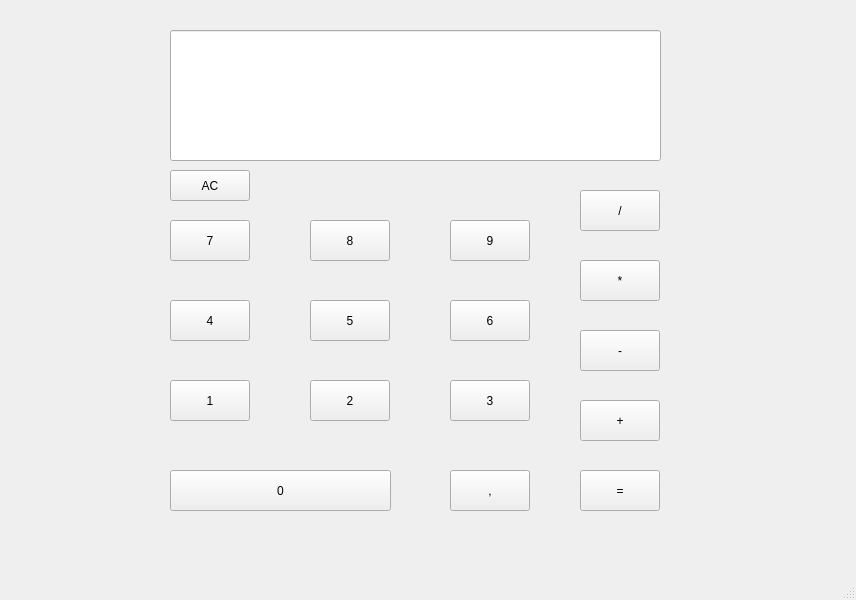
<?xml version="1.0" encoding="UTF-8"?>
<ui version="4.0">
 <class>MainWindow</class>
 <widget class="QMainWindow" name="MainWindow">
  <property name="geometry">
   <rect>
    <x>0</x>
    <y>0</y>
    <width>856</width>
    <height>600</height>
   </rect>
  </property>
  <property name="windowTitle">
   <string>MainWindow</string>
  </property>
  <widget class="QWidget" name="centralwidget">
   <widget class="QLineEdit" name="result_window">
    <property name="geometry">
     <rect>
      <x>170</x>
      <y>30</y>
      <width>491</width>
      <height>131</height>
     </rect>
    </property>
    <property name="font">
     <font>
      <pointsize>11</pointsize>
     </font>
    </property>
    <property name="readOnly">
     <bool>true</bool>
    </property>
   </widget>
   <widget class="QPushButton" name="button_7">
    <property name="geometry">
     <rect>
      <x>170</x>
      <y>220</y>
      <width>80</width>
      <height>41</height>
     </rect>
    </property>
    <property name="text">
     <string>7</string>
    </property>
   </widget>
   <widget class="QPushButton" name="button_8">
    <property name="geometry">
     <rect>
      <x>310</x>
      <y>220</y>
      <width>80</width>
      <height>41</height>
     </rect>
    </property>
    <property name="text">
     <string>8</string>
    </property>
   </widget>
   <widget class="QPushButton" name="button_9">
    <property name="geometry">
     <rect>
      <x>450</x>
      <y>220</y>
      <width>80</width>
      <height>41</height>
     </rect>
    </property>
    <property name="text">
     <string>9</string>
    </property>
   </widget>
   <widget class="QPushButton" name="button_4">
    <property name="geometry">
     <rect>
      <x>170</x>
      <y>300</y>
      <width>80</width>
      <height>41</height>
     </rect>
    </property>
    <property name="text">
     <string>4</string>
    </property>
   </widget>
   <widget class="QPushButton" name="button_5">
    <property name="geometry">
     <rect>
      <x>310</x>
      <y>300</y>
      <width>80</width>
      <height>41</height>
     </rect>
    </property>
    <property name="text">
     <string>5</string>
    </property>
   </widget>
   <widget class="QPushButton" name="button_6">
    <property name="geometry">
     <rect>
      <x>450</x>
      <y>300</y>
      <width>80</width>
      <height>41</height>
     </rect>
    </property>
    <property name="text">
     <string>6</string>
    </property>
   </widget>
   <widget class="QPushButton" name="button_1">
    <property name="geometry">
     <rect>
      <x>170</x>
      <y>380</y>
      <width>80</width>
      <height>41</height>
     </rect>
    </property>
    <property name="text">
     <string>1</string>
    </property>
   </widget>
   <widget class="QPushButton" name="button_2">
    <property name="geometry">
     <rect>
      <x>310</x>
      <y>380</y>
      <width>80</width>
      <height>41</height>
     </rect>
    </property>
    <property name="text">
     <string>2</string>
    </property>
   </widget>
   <widget class="QPushButton" name="button_3">
    <property name="geometry">
     <rect>
      <x>450</x>
      <y>380</y>
      <width>80</width>
      <height>41</height>
     </rect>
    </property>
    <property name="text">
     <string>3</string>
    </property>
   </widget>
   <widget class="QPushButton" name="button_0">
    <property name="geometry">
     <rect>
      <x>170</x>
      <y>470</y>
      <width>221</width>
      <height>41</height>
     </rect>
    </property>
    <property name="text">
     <string>0</string>
    </property>
   </widget>
   <widget class="QPushButton" name="button_comma">
    <property name="geometry">
     <rect>
      <x>450</x>
      <y>470</y>
      <width>80</width>
      <height>41</height>
     </rect>
    </property>
    <property name="text">
     <string>,</string>
    </property>
   </widget>
   <widget class="QPushButton" name="button_plus">
    <property name="geometry">
     <rect>
      <x>580</x>
      <y>400</y>
      <width>80</width>
      <height>41</height>
     </rect>
    </property>
    <property name="text">
     <string>+</string>
    </property>
   </widget>
   <widget class="QPushButton" name="button_minus">
    <property name="geometry">
     <rect>
      <x>580</x>
      <y>330</y>
      <width>80</width>
      <height>41</height>
     </rect>
    </property>
    <property name="text">
     <string>-</string>
    </property>
   </widget>
   <widget class="QPushButton" name="button_multiply">
    <property name="geometry">
     <rect>
      <x>580</x>
      <y>260</y>
      <width>80</width>
      <height>41</height>
     </rect>
    </property>
    <property name="text">
     <string>*</string>
    </property>
   </widget>
   <widget class="QPushButton" name="button_divison">
    <property name="geometry">
     <rect>
      <x>580</x>
      <y>190</y>
      <width>80</width>
      <height>41</height>
     </rect>
    </property>
    <property name="text">
     <string>/</string>
    </property>
   </widget>
   <widget class="QPushButton" name="button_equals">
    <property name="geometry">
     <rect>
      <x>580</x>
      <y>470</y>
      <width>80</width>
      <height>41</height>
     </rect>
    </property>
    <property name="text">
     <string>=</string>
    </property>
   </widget>
   <widget class="QPushButton" name="button_clear">
    <property name="geometry">
     <rect>
      <x>170</x>
      <y>170</y>
      <width>80</width>
      <height>31</height>
     </rect>
    </property>
    <property name="text">
     <string>AC</string>
    </property>
   </widget>
  </widget>
  <widget class="QMenuBar" name="menubar">
   <property name="geometry">
    <rect>
     <x>0</x>
     <y>0</y>
     <width>856</width>
     <height>25</height>
    </rect>
   </property>
  </widget>
  <widget class="QStatusBar" name="statusbar"/>
 </widget>
 <resources/>
 <connections/>
</ui>
